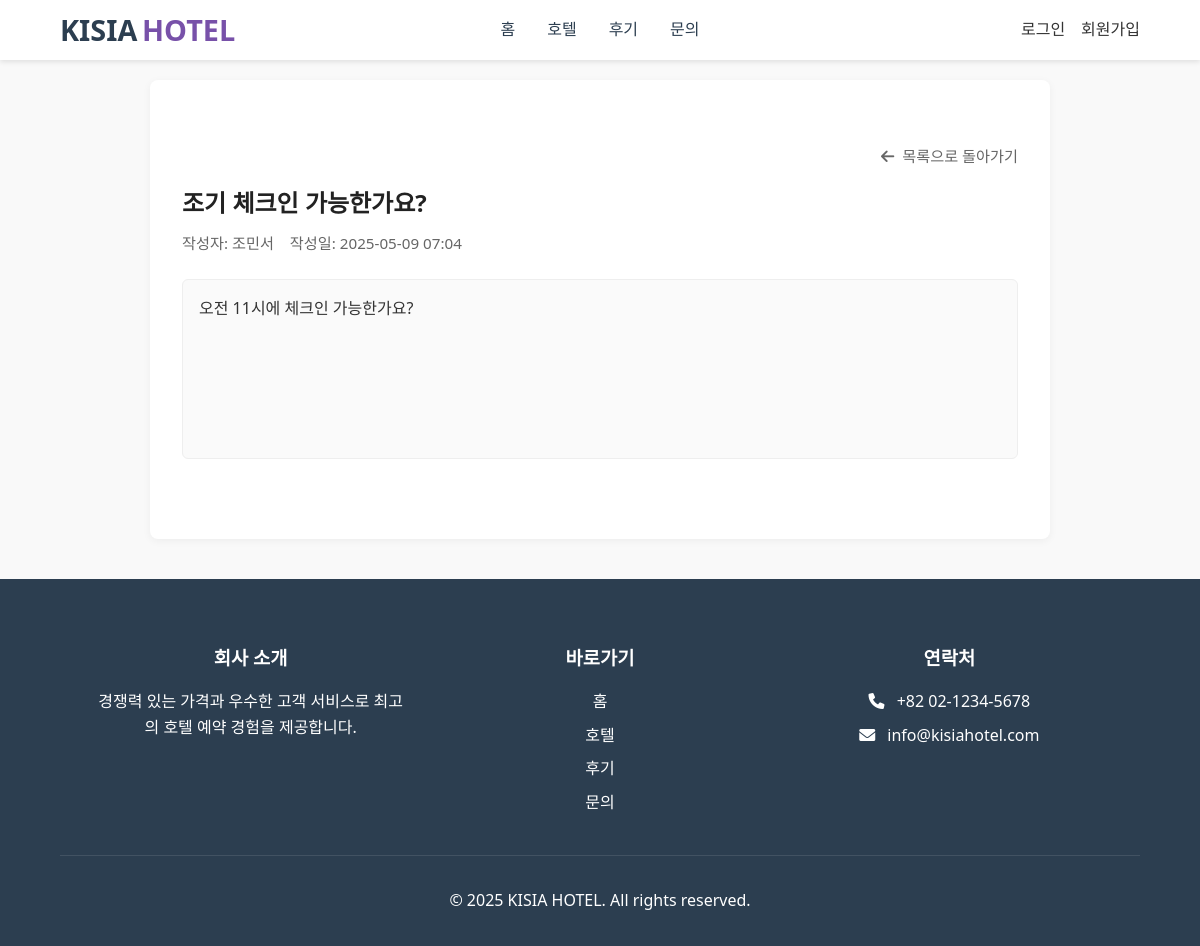
The app's page /inquiry/inquiry_detail.php?inquiry_id=9 with its own data.
### tables this page shows
CREATE TABLE inquiries (
    inquiry_id INT PRIMARY KEY AUTO_INCREMENT,
    user_id INT,
    category ENUM('reservation', 'payment', 'room', 'other') NOT NULL,
    title VARCHAR(100) NOT NULL,
    content TEXT NOT NULL,
    is_secret TINYINT(1) DEFAULT 0,
    created_at DATETIME DEFAULT CURRENT_TIMESTAMP,
    updated_at DATETIME DEFAULT CURRENT_TIMESTAMP ON UPDATE CURRENT_TIMESTAMP,
    FOREIGN KEY (user_id) REFERENCES users(user_id) ON DELETE CASCADE
);

CREATE TABLE users (
    user_id INT PRIMARY KEY AUTO_INCREMENT,
    username VARCHAR(50) NOT NULL,
    real_id VARCHAR(50) NOT NULL,
    password VARCHAR(255) NOT NULL,
    email VARCHAR(100) NOT NULL UNIQUE,
    phone VARCHAR(20),
    created_at DATETIME DEFAULT CURRENT_TIMESTAMP,
    is_admin BOOLEAN DEFAULT FALSE,
    terms BOOLEAN DEFAULT FALSE,
    marketing BOOLEAN DEFAULT FALSE,
    profile_image VARCHAR(255) DEFAULT '/image/default_profile.jpg',
    point INT
);

### src/action/inquiry_detail_action.php (called while the page is built, shortened)
<?php
include_once __DIR__ . '/../includes/db_connection.php';
$inquiry_id = isset($_GET['inquiry_id']) ? (int)$_GET['inquiry_id'] : 0;
$query = "
    SELECT i.*, u.username
    FROM inquiries i
    JOIN users u ON i.user_id = u.user_id
    WHERE i.inquiry_id = $inquiry_id
";
$result = mysqli_query($conn, $query);
$inquiry = mysqli_fetch_assoc($result);

### src/inquiry/inquiry_detail.php (the view, shortened to what this page needs)
<?php
include_once __DIR__ . '/../includes/header.php';
include_once __DIR__ . '/../action/inquiry_detail_action.php';
?>
<!DOCTYPE html>
<html lang="ko">
<head>
    <link rel="stylesheet" href="../style/inquiry-detail.css">
</head>
<body>
<main class="board-container">
    <div class="inquiry-detail">
        <?php if ($_SESSION['is_admin'] ?? false): ?>
        <div class="inquiry-section-header">
            <a href="../admin/admin.php?tab=inquiries" class="inquiry-back-btn"><i class="fas fa-arrow-left"></i> 관리자 메뉴로 돌아가기</a>
        </div>
        <?php else: ?>
        <div class="inquiry-section-header">
            <a href="inquiry.php" class="inquiry-back-btn"><i class="fas fa-arrow-left"></i> 목록으로 돌아가기</a>
        </div>
        <?php endif; ?>
        <div class="inquiry-header">
            <h2 class="inquiry-title"><?= $inquiry['title'] ?></h2>
            <div class="inquiry-meta">
                <span class="writer">작성자: <?= $inquiry['username'] ?></span>
                <span class="date">작성일: <?= date('Y-m-d H:i', strtotime($inquiry['created_at'])) ?></span>
            </div>
        </div>
        <div class="inquiry-content">
            <p><?= nl2br($inquiry['content']) ?></p>
        </div>
    </div>
</main>
<?php include_once __DIR__ . '/../includes/footer.php'; ?>
</body>
</html>

### src/style/styles.css (style rules this page uses)
* { margin: 0; padding: 0; box-sizing: border-box; font-family: 'Segoe UI', Tahoma, Geneva, Verdana, sans-serif; }
body { line-height: 1.6; color: #333; }
a { text-decoration: none; color: inherit; }

### src/style/review.css (style rules this page uses)
.board-container { max-width: 1200px; margin: 0 auto; padding: 6rem 2rem 2rem; }

### src/style/inquiry-detail.css (style rules this page uses)
body { font-family: 'Noto Sans KR', sans-serif; background-color: #f9f9f9; color: #333; margin: 0; padding: 0; }
main.board-container { max-width: 900px; margin: 80px auto 40px; padding: 2rem; background-color: #fff; border-radius: 8px; box-shadow: 0 2px 8px rgba(0,0,0,0.05); }
.inquiry-detail { margin-top: 2rem; }
.inquiry-header { margin-bottom: 1rem; }
.inquiry-title { font-size: 1.5rem; color: #222; margin-bottom: 0.5rem; margin-top: 1rem; }
.inquiry-meta { font-size: 0.95rem; color: #666; display: flex; gap: 1rem; }
.inquiry-content { margin-top: 1.5rem; font-size: 1rem; line-height: 1.6; padding: 1rem; background-color: #fafafa; border-radius: 6px; border: 1px solid #eee; min-height: 180px; height: auto; margin-bottom: 3rem; }
.inquiry-section-header { display: flex; justify-content: flex-end; margin-bottom: 1rem; }
.inquiry-back-btn { display: inline-flex; align-items: center; gap: 0.5rem; color: #666; text-decoration: none; font-size: 0.95rem; transition: color 0.2s; }

### records on screen
inquiries: title "조기 체크인 가능한가요?", user.username "조민서", created_at "2025-05-09 07:04", content "오전 11시에 체크인 가능한가요?"
